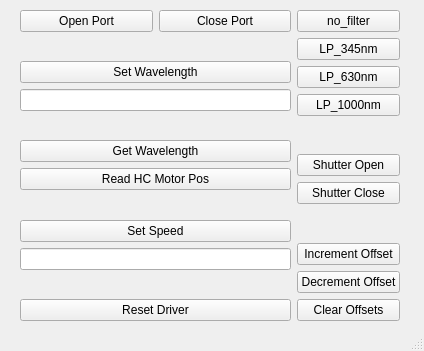
<?xml version="1.0" encoding="UTF-8"?>
<ui version="4.0">
 <class>MainWindow</class>
 <widget class="QMainWindow" name="MainWindow">
  <property name="geometry">
   <rect>
    <x>0</x>
    <y>0</y>
    <width>424</width>
    <height>351</height>
   </rect>
  </property>
  <property name="windowTitle">
   <string>Hyperchromator</string>
  </property>
  <widget class="QWidget" name="centralwidget">
   <widget class="QWidget" name="horizontalLayoutWidget_2">
    <property name="geometry">
     <rect>
      <x>20</x>
      <y>10</y>
      <width>380</width>
      <height>311</height>
     </rect>
    </property>
    <layout class="QHBoxLayout" name="horizontalLayout_2">
     <item>
      <layout class="QVBoxLayout" name="verticalLayout">
       <item>
        <layout class="QHBoxLayout" name="horizontalLayout">
         <item>
          <widget class="QPushButton" name="openBut">
           <property name="text">
            <string>Open Port</string>
           </property>
          </widget>
         </item>
         <item>
          <widget class="QPushButton" name="closeBut">
           <property name="text">
            <string>Close Port</string>
           </property>
          </widget>
         </item>
        </layout>
       </item>
       <item>
        <spacer name="verticalSpacer_6">
         <property name="orientation">
          <enum>Qt::Vertical</enum>
         </property>
         <property name="sizeHint" stdset="0">
          <size>
           <width>20</width>
           <height>40</height>
          </size>
         </property>
        </spacer>
       </item>
       <item>
        <widget class="QPushButton" name="setWLBut">
         <property name="text">
          <string>Set Wavelength</string>
         </property>
        </widget>
       </item>
       <item>
        <widget class="QLineEdit" name="wlLine"/>
       </item>
       <item>
        <spacer name="verticalSpacer">
         <property name="orientation">
          <enum>Qt::Vertical</enum>
         </property>
         <property name="sizeHint" stdset="0">
          <size>
           <width>20</width>
           <height>40</height>
          </size>
         </property>
        </spacer>
       </item>
       <item>
        <widget class="QPushButton" name="getWLBut">
         <property name="text">
          <string>Get Wavelength</string>
         </property>
        </widget>
       </item>
       <item>
        <widget class="QPushButton" name="readPosBut">
         <property name="text">
          <string>Read HC Motor Pos</string>
         </property>
        </widget>
       </item>
       <item>
        <spacer name="verticalSpacer_3">
         <property name="orientation">
          <enum>Qt::Vertical</enum>
         </property>
         <property name="sizeHint" stdset="0">
          <size>
           <width>20</width>
           <height>40</height>
          </size>
         </property>
        </spacer>
       </item>
       <item>
        <widget class="QPushButton" name="speedBut">
         <property name="text">
          <string>Set Speed</string>
         </property>
        </widget>
       </item>
       <item>
        <widget class="QLineEdit" name="speedLine"/>
       </item>
       <item>
        <spacer name="verticalSpacer_2">
         <property name="orientation">
          <enum>Qt::Vertical</enum>
         </property>
         <property name="sizeHint" stdset="0">
          <size>
           <width>20</width>
           <height>40</height>
          </size>
         </property>
        </spacer>
       </item>
       <item>
        <widget class="QPushButton" name="resetBut">
         <property name="text">
          <string>Reset Driver</string>
         </property>
        </widget>
       </item>
      </layout>
     </item>
     <item>
      <layout class="QVBoxLayout" name="verticalLayout_2">
       <item>
        <widget class="QPushButton" name="f1But">
         <property name="text">
          <string>no_filter</string>
         </property>
        </widget>
       </item>
       <item>
        <widget class="QPushButton" name="f2But">
         <property name="text">
          <string>LP_345nm</string>
         </property>
        </widget>
       </item>
       <item>
        <widget class="QPushButton" name="f3But">
         <property name="text">
          <string>LP_630nm</string>
         </property>
        </widget>
       </item>
       <item>
        <widget class="QPushButton" name="f4But">
         <property name="text">
          <string>LP_1000nm</string>
         </property>
        </widget>
       </item>
       <item>
        <spacer name="verticalSpacer_5">
         <property name="orientation">
          <enum>Qt::Vertical</enum>
         </property>
         <property name="sizeHint" stdset="0">
          <size>
           <width>20</width>
           <height>40</height>
          </size>
         </property>
        </spacer>
       </item>
       <item>
        <widget class="QPushButton" name="openShutterBut">
         <property name="text">
          <string>Shutter Open</string>
         </property>
        </widget>
       </item>
       <item>
        <widget class="QPushButton" name="closeShutterBut">
         <property name="text">
          <string>Shutter Close</string>
         </property>
        </widget>
       </item>
       <item>
        <spacer name="verticalSpacer_4">
         <property name="orientation">
          <enum>Qt::Vertical</enum>
         </property>
         <property name="sizeHint" stdset="0">
          <size>
           <width>20</width>
           <height>40</height>
          </size>
         </property>
        </spacer>
       </item>
       <item>
        <widget class="QPushButton" name="incBut">
         <property name="text">
          <string>Increment Offset</string>
         </property>
        </widget>
       </item>
       <item>
        <widget class="QPushButton" name="decBut">
         <property name="text">
          <string>Decrement Offset</string>
         </property>
        </widget>
       </item>
       <item>
        <widget class="QPushButton" name="clearBut">
         <property name="text">
          <string>Clear Offsets</string>
         </property>
        </widget>
       </item>
      </layout>
     </item>
    </layout>
   </widget>
  </widget>
  <widget class="QStatusBar" name="statusbar"/>
 </widget>
 <resources/>
 <connections/>
</ui>
